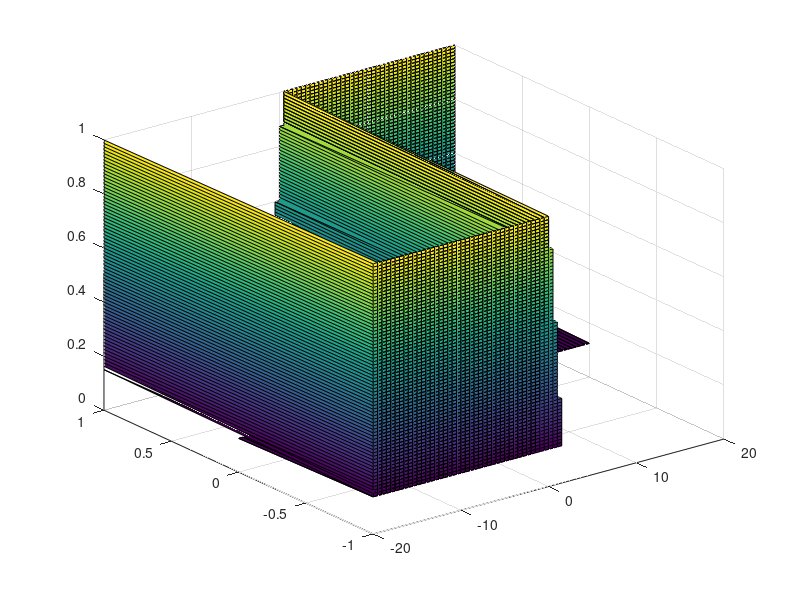

The MATLAB source for this figure:
[x, mu] = meshgrid(-20:0.5:20, 0.125:0.0125:1);
y1 = zeros(size(x, 1), size(mu, 2));
y2 = zeros(size(x, 1), size(mu, 2));
s = 1;


x_size = size(x, 1); 
mu_size = size(mu, 2)
for i=2:x_size
    for j=1:mu_size
    l = x(i,j) - sqrt(-2*((s)^2)*log(mu(i,j)));
    r = x(i,j) + sqrt(-2*((s)^2)*log(mu(i,j)));
    
    %l_ = x(i-1,j) - sqrt(-2*(s^2)*log(mu(i-1,j)));
    %r_ = x(i-1,j) + sqrt(-2*(s^2)*log(mu(i-1,j)));        
    
    %x_ = 0.125;
    
    funcL = sign(l);%sin(0.5 * l); %(sign(l)-sign(l_))/x_;
    funcR = sign(r);%sin(0.5 * r);%(sign(r)-sign(r_))/x_;  
    
    if (i == 2) 
        prevFuncL = funcL;
        prevFuncR = funcR;
        if (prevFuncL > funcL)
            dirL = 1;
        else 
            dirL = -1;
        end
        
        if (prevFuncR > funcR)
            dirR = -1;
        else 
            dirR = 1;
        end
        
        if (dirL == 1 && dirR == -1) 
            dirR = 1;
        end
        if (dirL == -1 && dirR == 1) 
            dirL = 1;
        end    
    end
    
     if (i > 2)
        if (prevFuncL > funcL) 
            if (dirL == 1)
                y1(i,j) = funcL;                
            else
                y1(i,j) = prevFuncL;
                dirL = -1*dirL;
            end
        else 
            if (dirL == -1)
                y1(i,j) = funcL;                
            else
                y1(i,j) = prevFuncL;
                dirL = -1*dirL;
            end
        end
        
        if (prevFuncR < funcR) 
            if (dirR == 1)
                y2(i,j) = funcR;                
            else
                y2(i,j) = prevFuncR;
                dirR = -1*dirR;
            end
        else 
            if (dirR == -1)
                y2(i,j) = funcR;                
            else
                y2(i,j) = prevFuncR;
                dirR = -1*dirR;
            end
        end
     else
        y1(i,j) = funcL;
        y2(i,j) = funcR;
     end
     
     
        prevFuncL = y1(i,j);
        prevFuncR = y2(i,j);
    end
end
surf(x, y1, mu);
hold on;
surf(x, y2, mu);